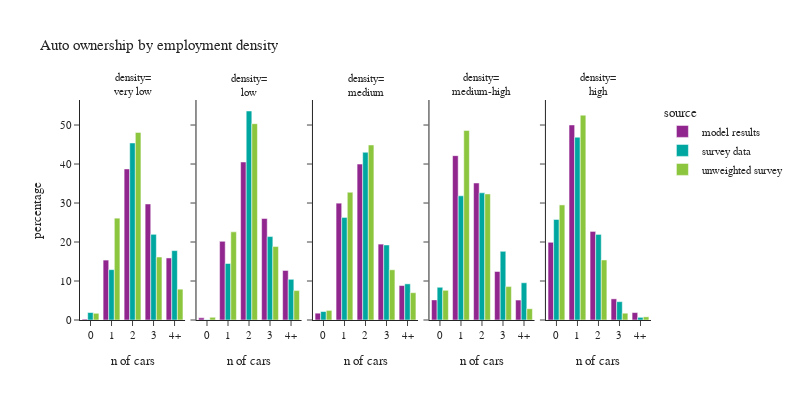

Here is the notebook cell this chart was saved with:
### Code cell
plot_auto(hh_data.dropna(subset=['emp_density_group']),'emp_density_group','employment density','density')

### Figure 1 — Plotly figure (JSON) as saved in the notebook; plotly's stock layout.template omitted (floating-point values rounded to 4 significant figures)
{"data": [{"alignmentgroup": "True", "hovertemplate": "source=model results<br>emp_density_group=very low<br>auto_ownership_simple=%{x}<br>percentage=%{y}<extra></extra>", "legendgroup": "model results", "marker": {"color": "#91268F", "pattern": {"shape": ""}}, "name": "model results", "offsetgroup": "model results", "orientation": "v", "showlegend": true, "textposition": "auto", "type": "bar", "x": ["0", "1", "2", "3", "4+"], "xaxis": "x", "y": [0.2292, 15.37, 38.74, 29.75, 15.91], "yaxis": "y"}, {"alignmentgroup": "True", "hovertemplate": "source=model results<br>emp_density_group=low<br>auto_ownership_simple=%{x}<br>percentage=%{y}<extra></extra>", "legendgroup": "model results", "marker": {"color": "#91268F", "pattern": {"shape": ""}}, "name": "model results", "offsetgroup": "model results", "orientation": "v", "showlegend": false, "textposition": "auto", "type": "bar", "x": ["0", "1", "2", "3", "4+"], "xaxis": "x2", "y": [0.5521, 20.17, 40.53, 26.03, 12.72], "yaxis": "y2"}, {"alignmentgroup": "True", "hovertemplate": "source=model results<br>emp_density_group=medium<br>auto_ownership_simple=%{x}<br>percentage=%{y}<extra></extra>", "legendgroup": "model results", "marker": {"color": "#91268F", "pattern": {"shape": ""}}, "name": "model results", "offsetgroup": "model results", "orientation": "v", "showlegend": false, "textposition": "auto", "type": "bar", "x": ["0", "1", "2", "3", "4+"], "xaxis": "x3", "y": [1.748, 29.96, 39.99, 19.46, 8.837], "yaxis": "y3"}, {"alignmentgroup": "True", "hovertemplate": "source=model results<br>emp_density_group=medium-high<br>auto_ownership_simple=%{x}<br>percentage=%{y}<extra></extra>", "legendgroup": "model results", "marker": {"color": "#91268F", "pattern": {"shape": ""}}, "name": "model results", "offsetgroup": "model results", "orientation": "v", "showlegend": false, "textposition": "auto", "type": "bar", "x": ["0", "1", "2", "3", "4+"], "xaxis": "x4", "y": [5.161, 42.15, 35.14, 12.45, 5.107], "yaxis": "y4"}, {"alignmentgroup": "True", "hovertemplate": "source=model results<br>emp_density_group=high<br>auto_ownership_simple=%{x}<br>percentage=%{y}<extra></extra>", "legendgroup": "model results", "marker": {"color": "#91268F", "pattern": {"shape": ""}}, "name": "model results", "offsetgroup": "model results", "orientation": "v", "showlegend": false, "textposition": "auto", "type": "bar", "x": ["0", "1", "2", "3", "4+"], "xaxis": "x5", "y": [19.93, 50.02, 22.72, 5.425, 1.904], "yaxis": "y5"}, {"alignmentgroup": "True", "hovertemplate": "source=survey data<br>emp_density_group=very low<br>auto_ownership_simple=%{x}<br>percentage=%{y}<extra></extra>", "legendgroup": "survey data", "marker": {"color": "#00A7A0", "pattern": {"shape": ""}}, "name": "survey data", "offsetgroup": "survey data", "orientation": "v", "showlegend": true, "textposition": "auto", "type": "bar", "x": ["0", "1", "2", "3", "4+"], "xaxis": "x", "y": [1.917, 12.91, 45.4, 21.97, 17.8], "yaxis": "y"}, {"alignmentgroup": "True", "hovertemplate": "source=survey data<br>emp_density_group=low<br>auto_ownership_simple=%{x}<br>percentage=%{y}<extra></extra>", "legendgroup": "survey data", "marker": {"color": "#00A7A0", "pattern": {"shape": ""}}, "name": "survey data", "offsetgroup": "survey data", "orientation": "v", "showlegend": false, "textposition": "auto", "type": "bar", "x": ["0", "1", "2", "3", "4+"], "xaxis": "x2", "y": [0.0922, 14.5, 53.6, 21.39, 10.42], "yaxis": "y2"}, {"alignmentgroup": "True", "hovertemplate": "source=survey data<br>emp_density_group=medium<br>auto_ownership_simple=%{x}<br>percentage=%{y}<extra></extra>", "legendgroup": "survey data", "marker": {"color": "#00A7A0", "pattern": {"shape": ""}}, "name": "survey data", "offsetgroup": "survey data", "orientation": "v", "showlegend": false, "textposition": "auto", "type": "bar", "x": ["0", "1", "2", "3", "4+"], "xaxis": "x3", "y": [2.17, 26.3, 43.02, 19.24, 9.268], "yaxis": "y3"}, {"alignmentgroup": "True", "hovertemplate": "source=survey data<br>emp_density_group=medium-high<br>auto_ownership_simple=%{x}<br>percentage=%{y}<extra></extra>", "legendgroup": "survey data", "marker": {"color": "#00A7A0", "pattern": {"shape": ""}}, "name": "survey data", "offsetgroup": "survey data", "orientation": "v", "showlegend": false, "textposition": "auto", "type": "bar", "x": ["0", "1", "2", "3", "4+"], "xaxis": "x4", "y": [8.389, 31.84, 32.62, 17.6, 9.552], "yaxis": "y4"}, {"alignmentgroup": "True", "hovertemplate": "source=survey data<br>emp_density_group=high<br>auto_ownership_simple=%{x}<br>percentage=%{y}<extra></extra>", "legendgroup": "survey data", "marker": {"color": "#00A7A0", "pattern": {"shape": ""}}, "name": "survey data", "offsetgroup": "survey data", "orientation": "v", "showlegend": false, "textposition": "auto", "type": "bar", "x": ["0", "1", "2", "3", "4+"], "xaxis": "x5", "y": [25.78, 46.88, 21.95, 4.705, 0.6811], "yaxis": "y5"}, {"alignmentgroup": "True", "hovertemplate": "source=unweighted survey<br>emp_density_group=very low<br>auto_ownership_simple=%{x}<br>percentage=%{y}<extra></extra>", "legendgroup": "unweighted survey", "marker": {"color": "#8CC63E", "pattern": {"shape": ""}}, "name": "unweighted survey", "offsetgroup": "unweighted survey", "orientation": "v", "showlegend": true, "textposition": "auto", "type": "bar", "x": ["0", "1", "2", "3", "4+"], "xaxis": "x", "y": [1.718, 26.12, 48.11, 16.15, 7.904], "yaxis": "y"}, {"alignmentgroup": "True", "hovertemplate": "source=unweighted survey<br>emp_density_group=low<br>auto_ownership_simple=%{x}<br>percentage=%{y}<extra></extra>", "legendgroup": "unweighted survey", "marker": {"color": "#8CC63E", "pattern": {"shape": ""}}, "name": "unweighted survey", "offsetgroup": "unweighted survey", "orientation": "v", "showlegend": false, "textposition": "auto", "type": "bar", "x": ["0", "1", "2", "3", "4+"], "xaxis": "x2", "y": [0.6849, 22.6, 50.34, 18.84, 7.534], "yaxis": "y2"}, {"alignmentgroup": "True", "hovertemplate": "source=unweighted survey<br>emp_density_group=medium<br>auto_ownership_simple=%{x}<br>percentage=%{y}<extra></extra>", "legendgroup": "unweighted survey", "marker": {"color": "#8CC63E", "pattern": {"shape": ""}}, "name": "unweighted survey", "offsetgroup": "unweighted survey", "orientation": "v", "showlegend": false, "textposition": "auto", "type": "bar", "x": ["0", "1", "2", "3", "4+"], "xaxis": "x3", "y": [2.462, 32.77, 44.89, 12.88, 7.008], "yaxis": "y3"}, {"alignmentgroup": "True", "hovertemplate": "source=unweighted survey<br>emp_density_group=medium-high<br>auto_ownership_simple=%{x}<br>percentage=%{y}<extra></extra>", "legendgroup": "unweighted survey", "marker": {"color": "#8CC63E", "pattern": {"shape": ""}}, "name": "unweighted survey", "offsetgroup": "unweighted survey", "orientation": "v", "showlegend": false, "textposition": "auto", "type": "bar", "x": ["0", "1", "2", "3", "4+"], "xaxis": "x4", "y": [7.6, 48.61, 32.33, 8.565, 2.895], "yaxis": "y4"}, {"alignmentgroup": "True", "hovertemplate": "source=unweighted survey<br>emp_density_group=high<br>auto_ownership_simple=%{x}<br>percentage=%{y}<extra></extra>", "legendgroup": "unweighted survey", "marker": {"color": "#8CC63E", "pattern": {"shape": ""}}, "name": "unweighted survey", "offsetgroup": "unweighted survey", "orientation": "v", "showlegend": false, "textposition": "auto", "type": "bar", "x": ["0", "1", "2", "3", "4+"], "xaxis": "x5", "y": [29.52, 52.53, 15.4, 1.743, 0.8135], "yaxis": "y5"}], "layout": {"annotations": [{"font": {}, "showarrow": false, "text": "density=<br>very low", "x": 0.092, "xanchor": "center", "xref": "paper", "y": 1.0, "yanchor": "bottom", "yref": "paper"}, {"font": {}, "showarrow": false, "text": "density=<br>low", "x": 0.296, "xanchor": "center", "xref": "paper", "y": 1.0, "yanchor": "bottom", "yref": "paper"}, {"font": {}, "showarrow": false, "text": "density=<br>medium", "x": 0.5, "xanchor": "center", "xref": "paper", "y": 1.0, "yanchor": "bottom", "yref": "paper"}, {"font": {}, "showarrow": false, "text": "density=<br>medium-high", "x": 0.704, "xanchor": "center", "xref": "paper", "y": 1.0, "yanchor": "bottom", "yref": "paper"}, {"font": {}, "showarrow": false, "text": "density=<br>high", "x": 0.908, "xanchor": "center", "xref": "paper", "y": 1.0, "yanchor": "bottom", "yref": "paper"}], "barmode": "group", "font": {"size": 11}, "height": 400, "legend": {"title": {"text": "source"}, "tracegroupgap": 0}, "title": {"text": "Auto ownership by employment density"}, "width": 800, "xaxis": {"anchor": "y", "domain": [0.0, 0.184], "title": {"text": "n of cars"}}, "xaxis2": {"anchor": "y2", "domain": [0.204, 0.388], "matches": "x", "title": {"text": "n of cars"}}, "xaxis3": {"anchor": "y3", "domain": [0.408, 0.592], "matches": "x", "title": {"text": "n of cars"}}, "xaxis4": {"anchor": "y4", "domain": [0.612, 0.796], "matches": "x", "title": {"text": "n of cars"}}, "xaxis5": {"anchor": "y5", "domain": [0.816, 1.0], "matches": "x", "title": {"text": "n of cars"}}, "yaxis": {"anchor": "x", "domain": [0.0, 1.0], "title": {"text": "percentage"}}, "yaxis2": {"anchor": "x2", "domain": [0.0, 1.0], "matches": "y", "showticklabels": false}, "yaxis3": {"anchor": "x3", "domain": [0.0, 1.0], "matches": "y", "showticklabels": false}, "yaxis4": {"anchor": "x4", "domain": [0.0, 1.0], "matches": "y", "showticklabels": false}, "yaxis5": {"anchor": "x5", "domain": [0.0, 1.0], "matches": "y", "showticklabels": false}}}
